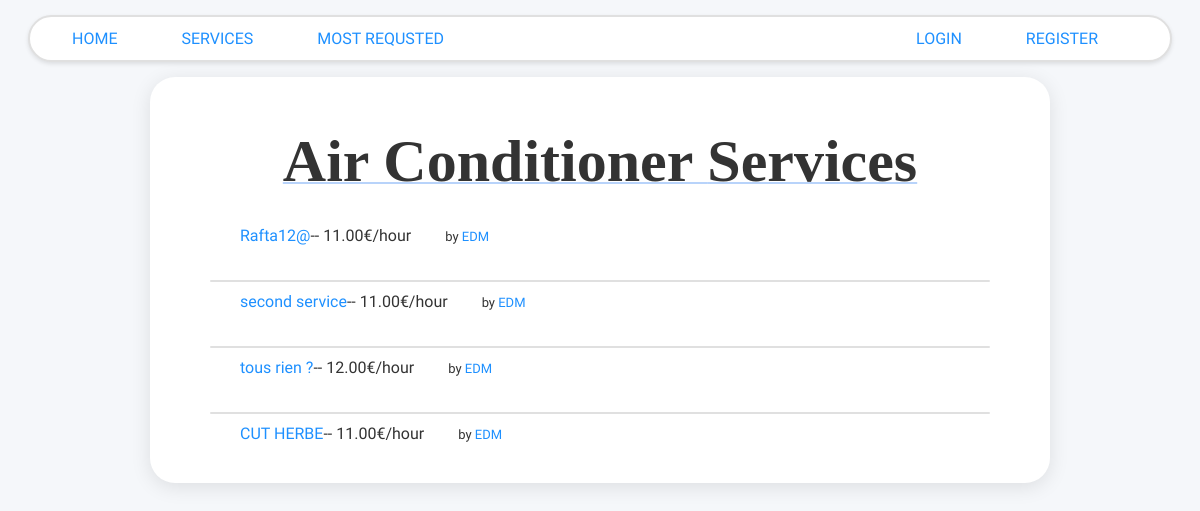
Page /services/air-conditioner/ on the committed database.
### services/models.py (models this page shows, shortened)
class Service(models.Model):
    company = models.ForeignKey(Company, on_delete=models.CASCADE)
    name = models.CharField(max_length=40)
    description = models.TextField()
    price_hour = models.DecimalField(decimal_places=2, max_digits=100)
    rating = models.IntegerField(validators=[MinValueValidator(
        0), MaxValueValidator(5)], default=0)
    nb_client_rating = models.IntegerField(default=0, null=False)
    nb_total_rating= models.IntegerField(default=0, null=False)
    choices = FIELD_CHOICE
    field = models.CharField(max_length=30, blank=False,
                             null=False, choices=choices)
    date = models.DateTimeField(auto_now=True, null=False)
    nb_request=models.IntegerField(default=0, null=False)

### users/models.py (models this page shows, shortened)
class Company(models.Model):
    user = models.OneToOneField(
    User, on_delete=models.CASCADE, primary_key=True)
    field = models.CharField(max_length=70, choices=(('Air Conditioner', 'Air Conditioner'),
                                                     ('All in One', 'All in One'),
                                                     ('Carpentry', 'Carpentry'),
                                                     ('Electricity',
                                                      'Electricity'),
                                                     ('Gardening', 'Gardening'),
                                                     ('Home Machines',
                                                      'Home Machines'),
                                                     ('House Keeping',
                                                      'House Keeping'),
                                                     ('Interior Design',
                                                      'Interior Design'),
                                                     ('Locks', 'Locks'),
                                                     ('Painting', 'Painting'),
                                                     ('Plumbing', 'Plumbing'),
                                                     ('Water Heaters', 'Water Heaters')), blank=False, null=False)
    rating = models.IntegerField(
        validators=[MaxValueValidator(5), MinValueValidator(0)], default=0)

class User(AbstractUser):
    is_company = models.BooleanField(default=False)
    is_customer = models.BooleanField(default=False)
    birth=models.DateField(null=True, default='2000-01-01')
    email = models.CharField(max_length=100, unique=True)

### services/views.py (the view)
# urls.py: path('<slug:field>/', v.service_field, name='services_field'),
def service_field(request, field):
    field = field.replace('-', ' ').title()
    services = Service.objects.filter(
        field=field)
    return render(request, 'services/field.html', {'services': services, 'field': field})

### services/templates/services/field.html (shortened to what this page needs)
{% extends 'main/base.html' %}
{% block content %}
    {% if services.all|length != 0 %}
        <p class="title">{{field}} Services</p>
        <ul class='services_list'>
            {% for service in services.all %}
                <div style="display: ruby;">
                    <div class='service_list_info'>
                        <li><a href="/services/{{service.id}}">{{ service.name }}</a>-- {{ service.price_hour }}€/hour</li>
                    </div>
                    <p style="display:block; margin: 0; float: right;font-size: small; margin-right: 30px;">by <a href="/company/{{service.company.user}}">{{service.company.user}}</a></p>
                </div>
                {% if forloop.counter != services.all|length %}
                    <div class="line"></div>
                {% endif %}
            {% endfor %}
        </ul>
    {% else %}
        <h2>Sorry. No {{field}} services available</h2>
    {% endif %}
{% endblock %}

### static/css/style.css (style rules this page uses)
body { background: #f5f7fa; font-family: 'Lexend Exa', sans-serif; padding: 0; margin: 0; }
a { color: #1e90ff; text-decoration: none; }
.content p { text-align: center; margin: 30px 0px; white-space: pre-line; color: #333333; }
.title { text-align: center; font-family: 'Times New Roman', Times, serif; font-size: 60px; font-weight: bold; text-decoration: underline 2px rgba(62, 136, 242, 0.37); color: #333333; }
.services_list { padding: 0; margin-bottom: 20px; }
.service_list_info { padding: 0 30px; }
.service_list_info li { list-style-type: none; color: #333333; }
.line { width: 100%; margin: 0 auto; height: 2px; background-color: #e0e0e0; border-radius: 20px; margin-bottom: 10px; margin-top: 35px; }

### rows in the picture
Service: name "Rafta12@", price_hour "11.00", company.user "EDM"
Service: name "second service", price_hour "11.00", company.user "EDM"
Service: name "tous rien ?", price_hour "12.00", company.user "EDM"
Service: name "CUT HERBE", price_hour "11.00", company.user "EDM"

### other values in the picture
{{ field }} "Air Conditioner"
